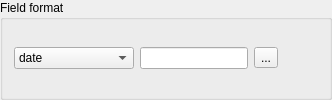
    <widget class="QGroupBox" name="groupBox_2">
     <property name="title">
      <string>Field format</string>
     </property>
     <layout class="QGridLayout" name="gridLayout_3">
      <item row="0" column="0">
       <widget class="QComboBox" name="mFieldFormatComboBox">
        <property name="minimumSize">
         <size>
          <width>120</width>
          <height>0</height>
         </size>
        </property>
        <item>
         <property name="text">
          <string>date</string>
         </property>
        </item>
        <item>
         <property name="text">
          <string>time</string>
         </property>
        </item>
        <item>
         <property name="text">
          <string>date &amp; time</string>
         </property>
        </item>
        <item>
         <property name="text">
          <string>custom format</string>
         </property>
        </item>
       </widget>
      </item>
      <item row="0" column="1">
       <widget class="QLineEdit" name="mFieldFormatEdit">
        <property name="enabled">
         <bool>true</bool>
        </property>
       </widget>
      </item>
      <item row="0" column="3">
       <spacer name="horizontalSpacer">
        <property name="orientation">
         <enum>Qt::Horizontal</enum>
        </property>
        <property name="sizeHint" stdset="0">
         <size>
          <width>40</width>
          <height>20</height>
         </size>
        </property>
       </spacer>
      </item>
      <item row="0" column="2">
       <widget class="QToolButton" name="mFieldHelpToolButton">
        <property name="text">
         <string>...</string>
        </property>
        <property name="icon">
         <iconset>
          <normaloff>:/images/themes/default/mActionHelpContents.svg</normaloff>:/images/themes/default/mActionHelpContents.svg</iconset>
        </property>
        <property name="checkable">
         <bool>true</bool>
        </property>
        <property name="checked">
         <bool>false</bool>
        </property>
       </widget>
      </item>
     </layout>
    </widget>
